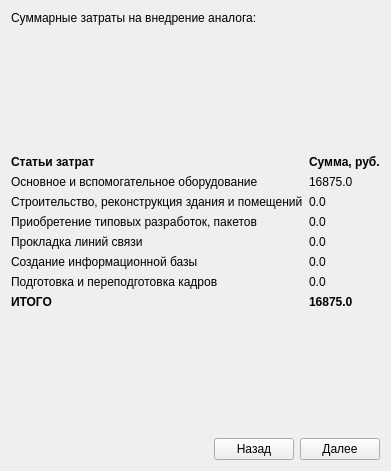
      <widget class="QWidget" name="tab_25">
       <attribute name="title">
        <string>АналогИтог</string>
       </attribute>
       <layout class="QVBoxLayout" name="verticalLayout_24">
        <item>
         <widget class="QLabel" name="label_52">
          <property name="text">
           <string>Суммарные затраты на внедрение аналога:</string>
          </property>
         </widget>
        </item>
        <item>
         <spacer name="verticalSpacer_17">
          <property name="orientation">
           <enum>Qt::Vertical</enum>
          </property>
          <property name="sizeHint" stdset="0">
           <size>
            <width>20</width>
            <height>124</height>
           </size>
          </property>
         </spacer>
        </item>
        <item>
         <layout class="QGridLayout" name="gridLayout_30">
          <item row="0" column="0">
           <widget class="QLabel" name="label_148">
            <property name="font">
             <font>
              <weight>75</weight>
              <bold>true</bold>
             </font>
            </property>
            <property name="text">
             <string>Статьи затрат</string>
            </property>
           </widget>
          </item>
          <item row="1" column="0">
           <widget class="QLabel" name="label_198">
            <property name="text">
             <string>Основное и вспомогательное оборудование</string>
            </property>
           </widget>
          </item>
          <item row="3" column="0">
           <widget class="QLabel" name="label_199">
            <property name="text">
             <string>Приобретение типовых разработок, пакетов</string>
            </property>
           </widget>
          </item>
          <item row="2" column="0">
           <widget class="QLabel" name="label_200">
            <property name="text">
             <string>Строительство, реконструкция здания и помещений</string>
            </property>
           </widget>
          </item>
          <item row="4" column="0">
           <widget class="QLabel" name="label_201">
            <property name="text">
             <string>Прокладка линий связи</string>
            </property>
           </widget>
          </item>
          <item row="5" column="0">
           <widget class="QLabel" name="label_202">
            <property name="text">
             <string>Создание информационной базы</string>
            </property>
           </widget>
          </item>
          <item row="1" column="1">
           <widget class="QLabel" name="label_203">
            <property name="text">
             <string>16875.0</string>
            </property>
           </widget>
          </item>
          <item row="6" column="0">
           <widget class="QLabel" name="label_204">
            <property name="text">
             <string>Подготовка и переподготовка кадров</string>
            </property>
           </widget>
          </item>
          <item row="7" column="0">
           <widget class="QLabel" name="label_205">
            <property name="font">
             <font>
              <weight>75</weight>
              <bold>true</bold>
             </font>
            </property>
            <property name="text">
             <string>ИТОГО</string>
            </property>
           </widget>
          </item>
          <item row="2" column="1">
           <widget class="QLabel" name="label_206">
            <property name="text">
             <string>0.0</string>
            </property>
           </widget>
          </item>
          <item row="4" column="1">
           <widget class="QLabel" name="label_207">
            <property name="text">
             <string>0.0</string>
            </property>
           </widget>
          </item>
          <item row="3" column="1">
           <widget class="QLabel" name="label_208">
            <property name="text">
             <string>0.0</string>
            </property>
           </widget>
          </item>
          <item row="5" column="1">
           <widget class="QLabel" name="label_209">
            <property name="text">
             <string>0.0</string>
            </property>
           </widget>
          </item>
          <item row="6" column="1">
           <widget class="QLabel" name="label_210">
            <property name="text">
             <string>0.0</string>
            </property>
           </widget>
          </item>
          <item row="7" column="1">
           <widget class="QLabel" name="label_211">
            <property name="font">
             <font>
              <weight>75</weight>
              <bold>true</bold>
             </font>
            </property>
            <property name="text">
             <string>16875.0</string>
            </property>
           </widget>
          </item>
          <item row="0" column="1">
           <widget class="QLabel" name="label_149">
            <property name="font">
             <font>
              <weight>75</weight>
              <bold>true</bold>
             </font>
            </property>
            <property name="text">
             <string>Сумма, руб.</string>
            </property>
           </widget>
          </item>
         </layout>
        </item>
        <item>
         <spacer name="verticalSpacer_16">
          <property name="orientation">
           <enum>Qt::Vertical</enum>
          </property>
          <property name="sizeHint" stdset="0">
           <size>
            <width>20</width>
            <height>123</height>
           </size>
          </property>
         </spacer>
        </item>
        <item>
         <layout class="QHBoxLayout" name="horizontalLayout_49">
          <item>
           <spacer name="horizontalSpacer_45">
            <property name="orientation">
             <enum>Qt::Horizontal</enum>
            </property>
            <property name="sizeHint" stdset="0">
             <size>
              <width>40</width>
              <height>20</height>
             </size>
            </property>
           </spacer>
          </item>
          <item>
           <widget class="QPushButton" name="pushButton_66">
            <property name="text">
             <string>Назад</string>
            </property>
           </widget>
          </item>
          <item>
           <widget class="QPushButton" name="pushButton_67">
            <property name="text">
             <string>Далее</string>
            </property>
           </widget>
          </item>
         </layout>
        </item>
       </layout>
      </widget>
